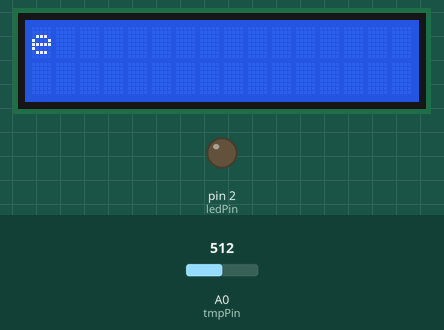
This sketch was run on a simulated Arduino Uno, built with avr-gcc and run on an emulated ATmega328P. Shown: 16×2 character LCD, output pins drawn as LEDs (lit = HIGH). Inputs (shaded band) come from the test bench; at power-on: A0 (tmpPin) = 512. What the sketch prints to the serial monitor is not drawn.

Above: at 10.04 s.
10.5 s: A0 (tmpPin) set to 716
At 23.5 s:
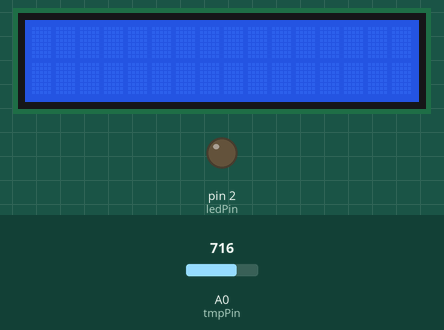
At 24.1 s:
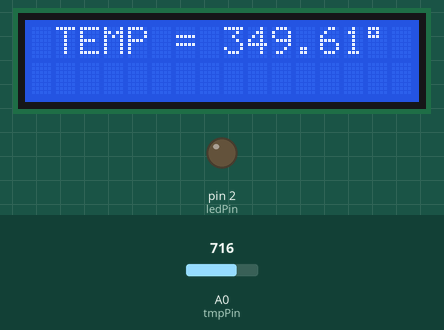
24.5 s: A0 (tmpPin) set to 900
At 36.9 s:
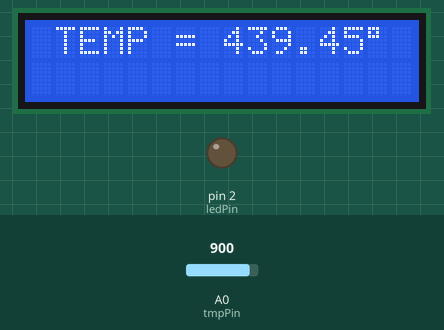

Measured:
- what the display in image 1 shows lasts 1.3 s, from 22.5 s to 23.8 s
- what the display in image 3 shows lasts 1.0 s, from 36.2 s to 37.2 s

The sketch:

smarthome_arduino_2_display_.ino
```cpp
#include<LiquidCrystal.h>
int ledPin = 2;
int tmpPin = A0;
int rs = 5;
int en = 6;
int d4 = 10        ;
int d5 = 11;
int d6 = 12;
int d7 = 13;
float val,mv,cel;
char * message = "Welcome To Our Smart Home";
LiquidCrystal lcd(rs,en,d4,d5,d6,d7);
void setup()
{

  Serial.begin(9600);
  lcd.begin(16,2);
  pinMode(ledPin, OUTPUT);
  pinMode(tmpPin, INPUT);
}
void showLetters(int printStart, int startLetter)
{
  lcd.setCursor(printStart,0);
  for (int currentLetter = startLetter; currentLetter < strlen(message); currentLetter++)
  {
    lcd.print(message[currentLetter]);
  }
  lcd.print(" ");
  delay(250);
}

void loop(){
  val = analogRead(tmpPin);
  mv = ( val/1024.0)*5000;
  cel = mv/10;
  Serial.println(cel);
  for (int printStart = 15; printStart >= 0; printStart--)  //scroll on from right
  {
    showLetters(printStart, 0);
  }

  for (int letter = 1; letter <= strlen(message); letter++)  //scroll off to left
  {
    showLetters(0, letter);
  }

  delay(1000);
  lcd.clear();
  lcd.setCursor(1,0);
  lcd.print("TEMP = ");
  lcd.print(cel);
  lcd.print((char)223);

  delay(1000);
  lcd.clear();

}
```
